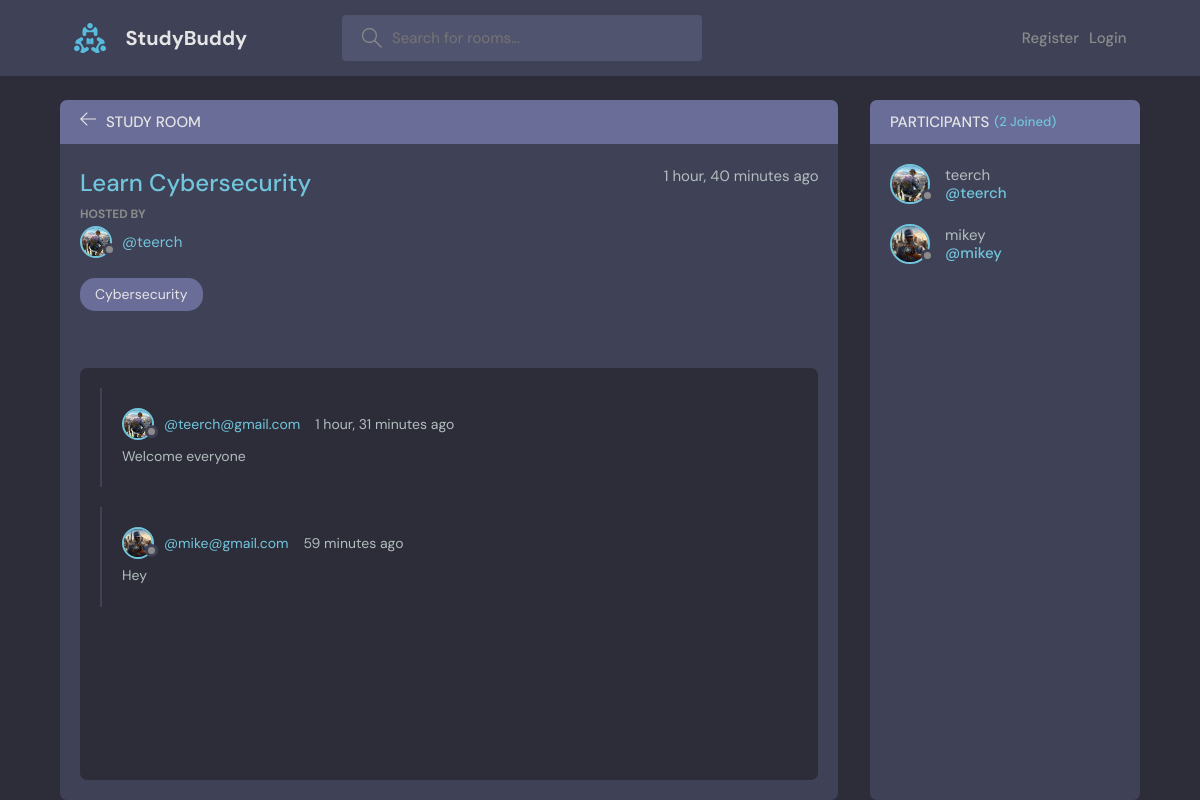
/1/, run on the app's committed database.
### base/models.py (models this page shows, shortened)
class Room(models.Model):
    host = models.ForeignKey(User, on_delete=models.SET_NULL, null=True)
    topic = models.ForeignKey(Topic, on_delete=models.SET_NULL, null=True)
    name = models.CharField(max_length=200)
    description = models.TextField(null=True, blank=True)
    participants = models.ManyToManyField(User, blank=True, related_name='participants')
    updated = models.DateTimeField(auto_now=True)
    created = models.DateTimeField(auto_now_add=True)
    class Meta:
        ordering = ['-updated','-created']

class User(AbstractUser):
    email = models.EmailField(unique=True, null=True)
    bio = models.TextField(null=True)
    avatar = models.ImageField(null=True, default="avatar.svg")
    USERNAME_FIELD = 'email'
    REQUIRED_FIELDS = []

class Topic(models.Model):
    name = models.CharField(max_length=200)
    def __str__(self):
        return self.name

class Message(models.Model):
    user = models.ForeignKey(User, on_delete=models.CASCADE)
    room = models.ForeignKey(Room, on_delete=models.CASCADE)
    body = models.TextField()
    updated = models.DateTimeField(auto_now=True)
    created = models.DateTimeField(auto_now_add=True)
    class Meta:
        ordering = ['-updated','-created']

### base/views.py (the view, shortened to what this page needs)
# urls.py: path('<int:id>/', views.room, name='room'),
def room(request, id):
    room = Room.objects.get(id=id)
    room_messages = room.message_set.all().order_by('created')
    participants = room.participants.all()
    context = {'room': room, 'room_messages': room_messages, 'participants': participants}
    return render(request, 'base/room.html', context)

### base/templates/base/room.html (shortened to what this page needs)
{% extends "layout.html" %}
{% block content %}
<main class="profile-page layout layout--2">
    <div class="container">
      <div class="room">
        <div class="room__top">
            <div class="room__topLeft">
                <a href="{% url 'home' %}">
                <svg version="1.1" xmlns="http://www.w3.org/2000/svg" width="32" height="32" viewBox="0 0 32 32">
                    <title>arrow-left</title>
                    <path
                    d="M13.723 2.286l-13.723 13.714 13.719 13.714 1.616-1.611-10.96-10.96h27.625v-2.286h-27.625l10.965-10.965-1.616-1.607z"
                    ></path>
                </svg>
                </a>
                <h3>Study Room</h3>
            </div>
        </div>
        <div class="room__box scroll">
          <div class="room__header scroll">
            <div class="room__info">
              <h3>{{room.name}}</h3>
              <span>{{room.created|timesince}} ago</span>
            </div>
            <div class="room__hosted">
              <p>Hosted By</p>
              <a href="{% url 'profile' room.host.id %}" class="room__author">
                <div class="avatar avatar--small">
                  <img src="{{room.host.avatar.url}}" />
                </div>
                <span>@{{room.host.username}}</span>
              </a>
            </div>
            <span class="room__topics">{{room.topic}}</span>
          </div>
          <div class="room__conversation">
            <div class="threads scroll">
                {% for message in room_messages %}
                <div class="thread">
                    <div class="thread__top">
                      <div class="thread__author">
                        <a href="{% url 'profile' message.user.id %}" class="thread__authorInfo">
                          <div class="avatar avatar--small">
                            <img src="{{message.user.avatar.url}}" />
                          </div>
                          <span>@{{message.user}}</span>
                        </a>
                        <span class="thread__date">{{message.created|timesince}} ago</span>
                      </div>
                    </div>
                    <div class="thread__details">
                      {{message.body}}
                    </div>
                  </div>
                {% endfor %}
            </div>
          </div>
        </div>
        <div class="room__message">
        </div>
      </div>
      <div class="participants">
        <h3 class="participants__top">Participants <span>({{participants.count}} Joined)</span></h3>
        <div class="participants__list scroll">
            {% for participant in participants %}
          <a href="{% url 'profile' participant.id %}" class="participant">
            <div class="avatar avatar--medium">
              <img src="{{participant.avatar.url}}" />
            </div>
            <p>
              {{participant.username}}
              <span>@{{participant.username}}</span>
            </p>
          </a>
          {% endfor %}
        </div>
      </div>
    </div>
  </main>
{% endblock %}

### data on the page
Room: name "Learn Cybersecurity", created "1 hour, 40 minutes", host.avatar (picture), host.username "teerch", topic "Cybersecurity"
Message: user.avatar (picture), user "teerch@gmail.com", created "1 hour, 31 minutes", body "Welcome everyone"
Message: user.avatar (picture), user "mike@gmail.com", created "59 minutes", body "Hey"
User: avatar (picture), username "teerch"
User: avatar (picture), username "mikey"

### other printed values
{{ participants.count }} "2"
